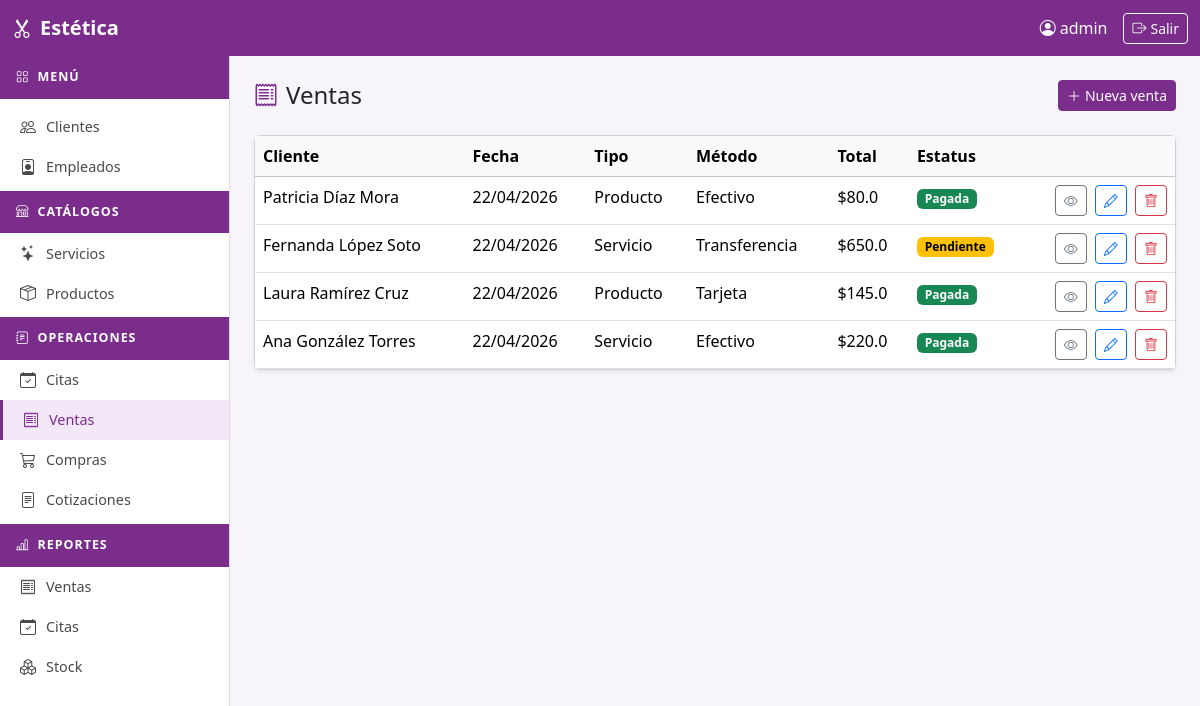
The app's page /operaciones/ventas/ (signed in) with its own data.
### apps/operaciones/models.py (models this page shows, shortened)
class Venta(models.Model):
    METODO_PAGO_CHOICES = [
        ('efectivo', 'Efectivo'),
        ('tarjeta', 'Tarjeta'),
        ('transferencia', 'Transferencia'),
    ]
    TIPO_CHOICES = [
        ('servicio', 'Servicio'),
        ('producto', 'Producto'),
        ('mixto', 'Mixto'),
    ]
    ESTATUS_CHOICES = [
        ('pagada', 'Pagada'),
        ('pendiente', 'Pendiente'),
        ('cancelada', 'Cancelada'),
    ]
    cliente = models.ForeignKey(Cliente, on_delete=models.CASCADE, related_name='ventas')
    empleado = models.ForeignKey(Empleado, on_delete=models.CASCADE, related_name='ventas')
    producto = models.ForeignKey(Producto, on_delete=models.SET_NULL, null=True, blank=True, related_name='ventas')
    fecha = models.DateTimeField(auto_now_add=True)
    metodo_pago = models.CharField(max_length=20, choices=METODO_PAGO_CHOICES)
    tipo = models.CharField(max_length=20, choices=TIPO_CHOICES)
    estatus = models.CharField(max_length=20, choices=ESTATUS_CHOICES, default='pendiente')
    vigencia_hasta = models.DateField(null=True, blank=True)
    total = models.FloatField()
    activo = models.BooleanField(default=True)
    class Meta:
        verbose_name = 'Venta'
        verbose_name_plural = 'Ventas'
        ordering = ['-fecha']

### apps/clientes/models.py (models this page shows)
class Cliente(models.Model):
    nombre = models.CharField(max_length=50)
    telefono = models.CharField(max_length=50)
    email = models.CharField(max_length=100, blank=True)
    fecha_registro = models.DateTimeField(auto_now_add=True)
    activo = models.BooleanField(default=True)
    class Meta:
        verbose_name = 'Cliente'
        verbose_name_plural = 'Clientes'
        ordering = ['nombre']
    def __str__(self):
        return self.nombre

### apps/operaciones/views.py (the view)
# urls.py: path('ventas/', views.venta_list, name='venta_list'),
@login_required
def venta_list(request):
    qs = Venta.objects.filter(activo=True).select_related('cliente', 'empleado', 'producto')
    return render(request, 'operaciones/venta_list.html', {'ventas': _paginate(qs, request)})

### apps/operaciones/views.py (called while the page is built)
def _paginate(queryset, request):
    paginator = Paginator(queryset, 10)
    page = request.GET.get('page')
    try:
        return paginator.page(page)
    except PageNotAnInteger:
        return paginator.page(1)
    except EmptyPage:
        return paginator.page(paginator.num_pages)

### templates/operaciones/venta_list.html (shortened to what this page needs)
{% extends "base.html" %}
{% block content %}
<div class="d-flex justify-content-between align-items-center mb-4">
  <h4 class="mb-0"><i class="bi bi-receipt me-2" style="color:#7b2d8b"></i>Ventas</h4>
  <a href="{% url 'operaciones:venta_create' %}" class="btn btn-primary btn-sm"><i class="bi bi-plus-lg me-1"></i>Nueva venta</a>
</div>
<div class="card shadow-sm">
  <div class="card-body p-0">
    <table class="table table-hover mb-0">
      <thead class="table-light">
        <tr><th>Cliente</th><th>Fecha</th><th>Tipo</th><th>Método</th><th>Total</th><th>Estatus</th><th></th></tr>
      </thead>
      <tbody>
        {% for v in ventas %}
        <tr>
          <td>{{ v.cliente }}</td>
          <td>{{ v.fecha|date:"d/m/Y" }}</td>
          <td>{{ v.get_tipo_display }}</td>
          <td>{{ v.get_metodo_pago_display }}</td>
          <td>${{ v.total }}</td>
          <td><span class="badge badge-{{ v.estatus }}">{{ v.get_estatus_display }}</span></td>
          <td class="text-end">
            <a href="{% url 'operaciones:venta_detail' v.pk %}" class="btn btn-sm btn-outline-secondary me-1"><i class="bi bi-eye"></i></a>
            <a href="{% url 'operaciones:venta_update' v.pk %}" class="btn btn-sm btn-outline-primary me-1"><i class="bi bi-pencil"></i></a>
            <a href="{% url 'operaciones:venta_delete' v.pk %}" class="btn btn-sm btn-outline-danger"><i class="bi bi-trash"></i></a>
          </td>
        </tr>
        {% empty %}
        <tr><td colspan="7" class="text-center text-muted py-4">Sin ventas registradas.</td></tr>
        {% endfor %}
      </tbody>
    </table>
  </div>
</div>
{% endblock %}

### templates/base.html (shortened to what this page needs)
<!DOCTYPE html>
<html lang="es">
<head>
  <link rel="stylesheet" href="https://cdn.jsdelivr.net/npm/bootstrap@5.3.3/dist/css/bootstrap.min.css">
  <link rel="stylesheet" href="https://cdn.jsdelivr.net/npm/bootstrap-icons@1.11.3/font/bootstrap-icons.min.css">
</head>
<body>
<nav class="navbar navbar-estetica fixed-top">
  <div class="container-fluid">
    <a class="navbar-brand fw-bold fs-5" href="/">
      <i class="bi bi-scissors me-2"></i>Estética
    </a>
    {% if user.is_authenticated %}
    <div class="d-flex align-items-center gap-3">
      <span class="navbar-text">
        <i class="bi bi-person-circle me-1"></i>{{ user.get_full_name|default:user.username }}
      </span>
      <form method="post" action="/auth/logout/" class="m-0">
        <button type="submit" class="btn btn-sm btn-outline-light">
          <i class="bi bi-box-arrow-right me-1"></i>Salir
        </button>
      </form>
    </div>
    {% endif %}
  </div>
</nav>
{% if user.is_authenticated %}
<nav id="sidebar">
  <div class="sidebar-header"><i class="bi bi-grid me-2"></i>Menú</div>
  <ul class="nav flex-column py-2">
    <li class="nav-item">
      <a class="nav-link {% if request.resolver_match.app_name == 'clientes' %}active{% endif %}"
         href="{% url 'clientes:list' %}">
        <i class="bi bi-people"></i> Clientes
      </a>
    </li>
    <li class="nav-item">
      <a class="nav-link {% if request.resolver_match.app_name == 'empleados' %}active{% endif %}"
         href="{% url 'empleados:list' %}">
        <i class="bi bi-person-badge"></i> Empleados
      </a>
    </li>
    <div class="sidebar-header mt-1"><i class="bi bi-shop me-2"></i>Catálogos</div>
    <li class="nav-item">
      <a class="nav-link {% if 'servicio_list' in request.resolver_match.url_name %}active{% endif %}"
         href="{% url 'servicios:servicio_list' %}">
        <i class="bi bi-stars"></i> Servicios
      </a>
    </li>
    <li class="nav-item">
      <a class="nav-link {% if 'producto_list' in request.resolver_match.url_name %}active{% endif %}"
         href="{% url 'servicios:producto_list' %}">
        <i class="bi bi-box-seam"></i> Productos
      </a>
    </li>
    <div class="sidebar-header mt-1"><i class="bi bi-journal-text me-2"></i>Operaciones</div>
    <li class="nav-item">
      <a class="nav-link {% if 'cita' in request.resolver_match.url_name %}active{% endif %}"
         href="{% url 'operaciones:cita_list' %}">
        <i class="bi bi-calendar-check"></i> Citas
      </a>
    </li>
    <li class="nav-item">
      <a class="nav-link {% if 'venta' in request.resolver_match.url_name %}active{% endif %}"
         href="{% url 'operaciones:venta_list' %}">
        <i class="bi bi-receipt"></i> Ventas
      </a>
    </li>
    <li class="nav-item">
      <a class="nav-link {% if 'compra' in request.resolver_match.url_name %}active{% endif %}"
         href="{% url 'operaciones:compra_list' %}">
        <i class="bi bi-cart3"></i> Compras
      </a>
    </li>
    <li class="nav-item">
      <a class="nav-link {% if 'cotizacion' in request.resolver_match.url_name %}active{% endif %}"
         href="{% url 'operaciones:cotizacion_list' %}">
        <i class="bi bi-file-text"></i> Cotizaciones
      </a>
    </li>
    <div class="sidebar-header mt-1"><i class="bi bi-bar-chart-line me-2"></i>Reportes</div>
    <li class="nav-item">
      <a class="nav-link {% if request.resolver_match.url_name == 'reporte_ventas' %}active{% endif %}"
         href="{% url 'reporte_ventas' %}">
        <i class="bi bi-receipt"></i> Ventas
      </a>
    </li>
    <li class="nav-item">
      <a class="nav-link {% if request.resolver_match.url_name == 'reporte_citas' %}active{% endif %}"
         href="{% url 'reporte_citas' %}">
        <i class="bi bi-calendar-check"></i> Citas
      </a>
    </li>
    <li class="nav-item">
      <a class="nav-link {% if request.resolver_match.url_name == 'reporte_stock' %}active{% endif %}"
         href="{% url 'reporte_stock' %}">
        <i class="bi bi-boxes"></i> Stock
      </a>
    </li>
  </ul>
</nav>
{% endif %}
<main id="main-content">
  {% block content %}{% endblock %}
</main>
</body>
</html>

### templates/base.html (style rules this page uses)
:root { --color-primary: #7b2d8b; --color-primary-dark: #5e2069; --color-primary-light: #a94bb8; }
body { background-color: #f8f5fa; }
.navbar-estetica { background-color: var(--color-primary); }
.navbar-estetica .navbar-brand, .navbar-estetica .nav-link, .navbar-estetica .navbar-text { color: #fff !important; }
#sidebar { width: 230px; min-height: calc(100vh - 56px); background-color: #fff; border-right: 1px solid #e4d4ec; position: fixed; top: 56px; left: 0; overflow-y: auto; z-index: 100; }
#sidebar .sidebar-header { background-color: var(--color-primary); color: #fff; padding: 12px 16px; font-size: 0.78rem; text-transform: uppercase; letter-spacing: 0.08em; font-weight: 600; }
#sidebar .nav-link { color: #4a4a4a; padding: 8px 20px; font-size: 0.9rem; border-radius: 0; display: flex; align-items: center; gap: 10px; }
#sidebar .nav-link:hover, #sidebar .nav-link.active { background-color: #f3e8f7; color: var(--color-primary); border-left: 3px solid var(--color-primary); }
#sidebar .nav-link i { font-size: 1rem; }
#main-content { margin-left: 230px; margin-top: 56px; padding: 24px; min-height: calc(100vh - 56px); }
.btn-primary { background-color: var(--color-primary); border-color: var(--color-primary); }
.badge-pendiente { background-color: #ffc107; color: #000; }
.badge-pagada { background-color: #198754; }

### records on screen
Venta: cliente "Patricia Díaz Mora", fecha "22/04/2026", tipo "Producto", metodo_pago "Efectivo", total "80.0", estatus "Pagada"
Venta: cliente "Fernanda López Soto", fecha "22/04/2026", tipo "Servicio", metodo_pago "Transferencia", total "650.0", estatus "Pendiente"
Venta: cliente "Laura Ramírez Cruz", fecha "22/04/2026", tipo "Producto", metodo_pago "Tarjeta", total "145.0", estatus "Pagada"
Venta: cliente "Ana González Torres", fecha "22/04/2026", tipo "Servicio", metodo_pago "Efectivo", total "220.0", estatus "Pagada"

### other values on screen
{{ user.get_full_name|default:user.username }} "admin"
